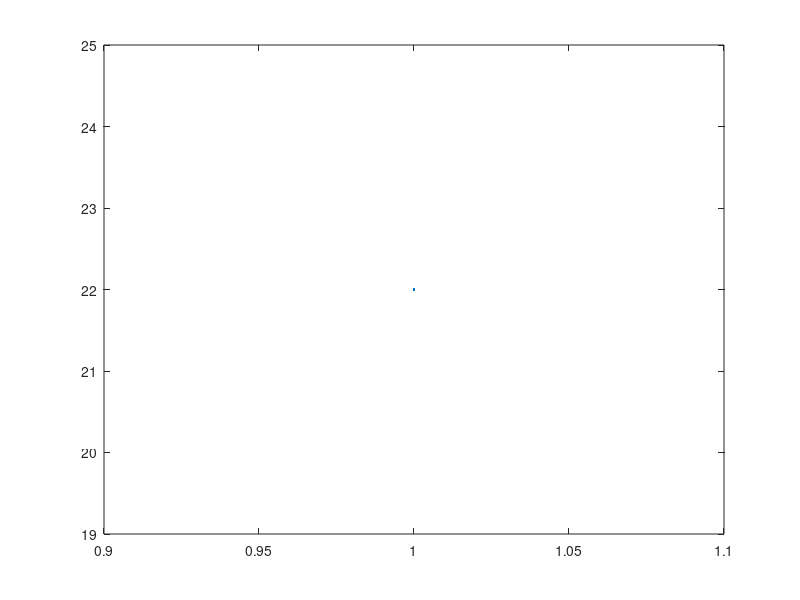

MATLAB code to generate this figure:
payload = [1 1 1 0];
gc = [1 1 1];
Tx = kron(payload,gc);
J = sqrt(-1);
offset = exp(J*2*pi*4000/10e6*[0:length(Tx)-1]);
TxOut = Tx.*offset;
%%
gc1 = [1 1 1];
fft_tx = fft(TxOut,14);
fft_gc = conj(fft(gc1,14));
output = ifft(fft_tx.*fft_gc)
output=sum(output(2:end-1));
plot(abs(output));